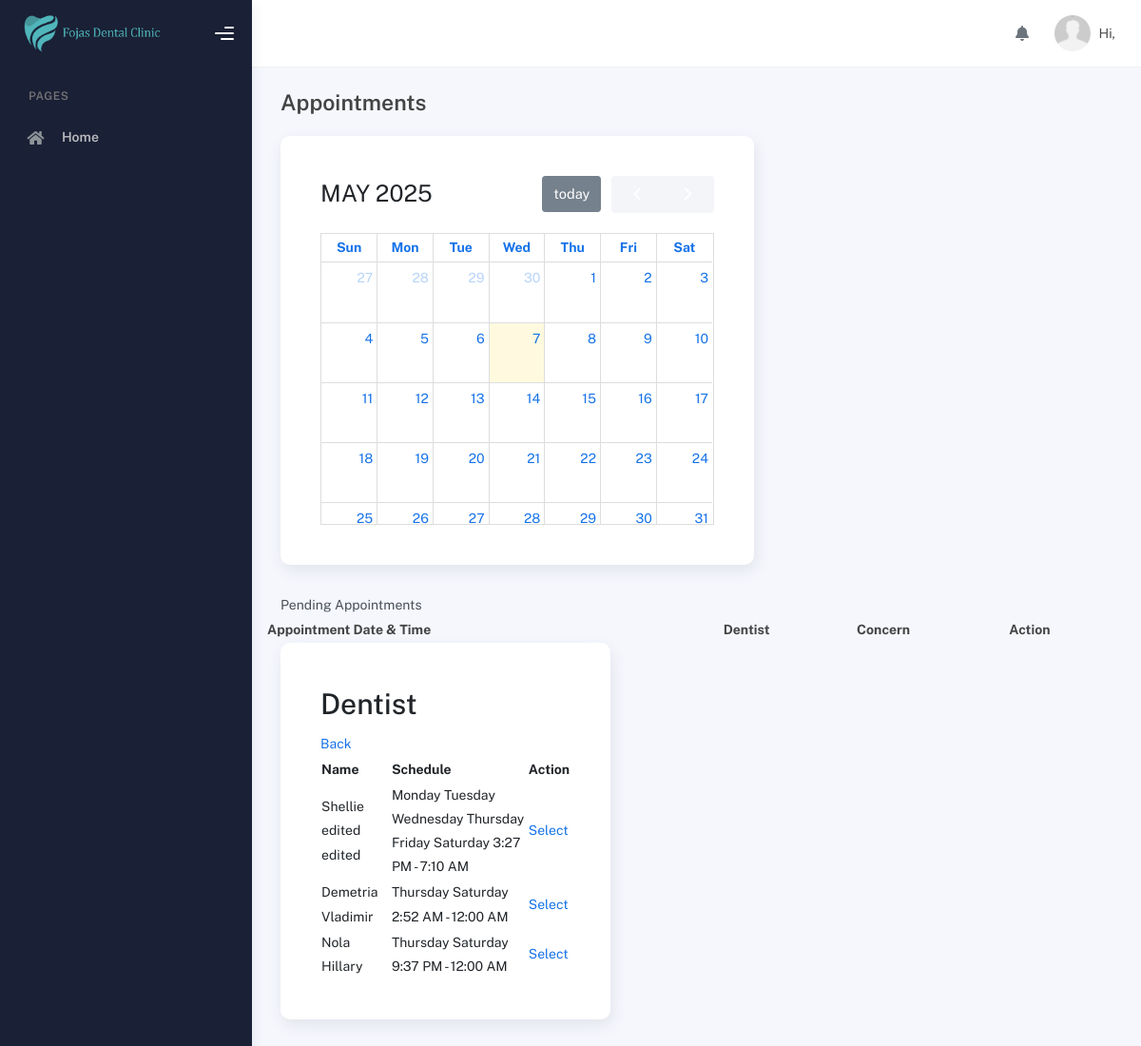
/modules/patients/appointments.php, run on an earlier commit of the app's database.
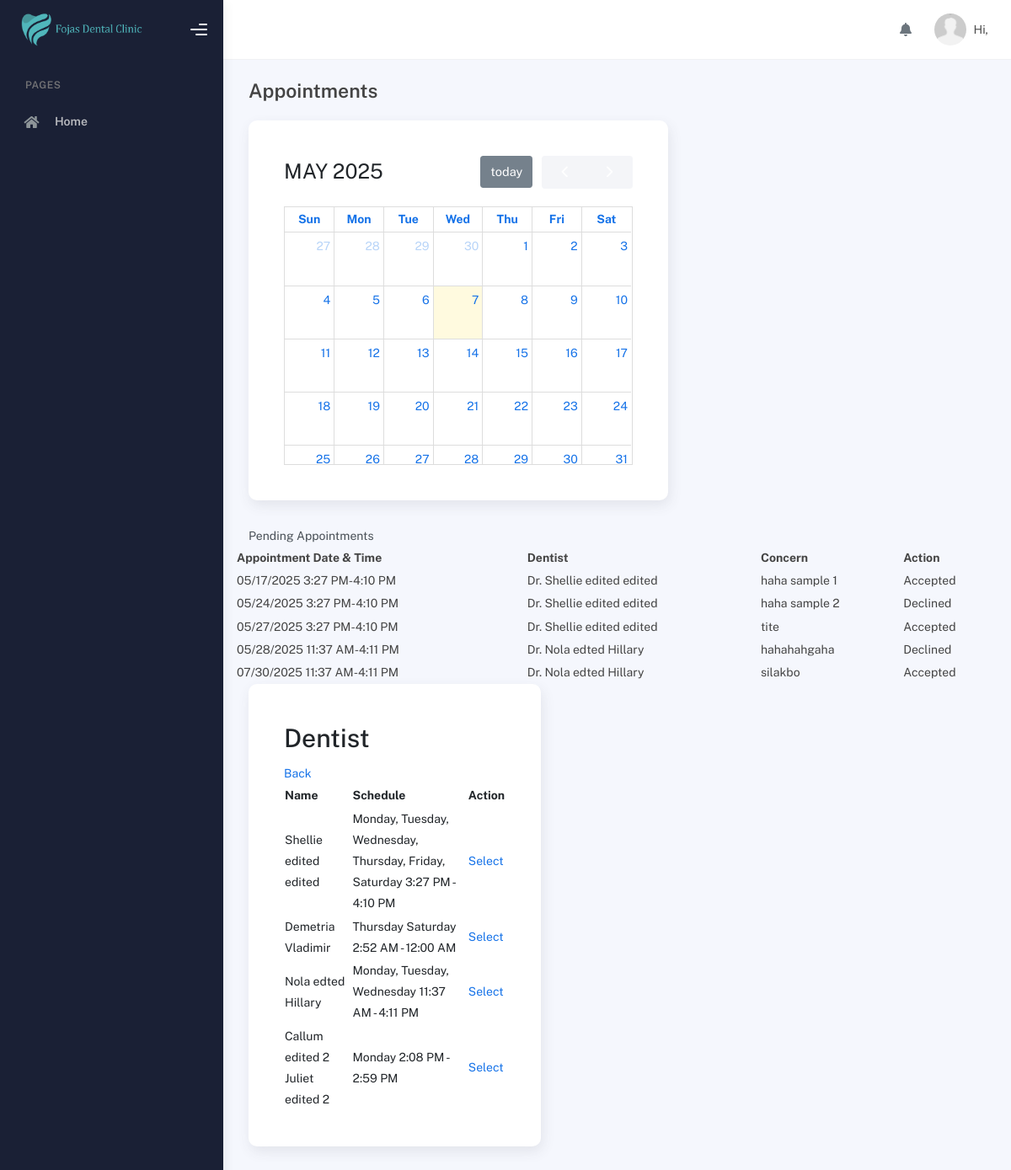
And on a later commit of the database.
### tables this page shows
CREATE TABLE `schedule` (
  `id` int(11) NOT NULL,
  `user_id` varchar(255) NOT NULL,
  `day` varchar(150) NOT NULL,
  `start_time` varchar(100) NOT NULL,
  `end_time` varchar(100) NOT NULL,
  `date_created` date NOT NULL,
  `date_updated` date NOT NULL
);

CREATE TABLE `users` (
  `id` int(11) NOT NULL,
  `user_id` varchar(100) NOT NULL,
  `role_id` int(11) NOT NULL,
  `first_name` varchar(250) NOT NULL,
  `middle_name` varchar(255) NOT NULL,
  `last_name` varchar(255) NOT NULL,
  `mobile_number` varchar(255) NOT NULL,
  `email` varchar(255) NOT NULL,
  `password` varchar(255) NOT NULL,
  `date_of_birth` date NOT NULL,
  `date_created` date NOT NULL,
  `date_updated` date NOT NULL,
  `token` varchar(255) DEFAULT NULL,
  `address` varchar(255) DEFAULT NULL
);

CREATE TABLE `appointments` (
  `id` int(11) NOT NULL,
  `user_id` int(11) NOT NULL,
  `user_id_patient` int(11) NOT NULL,
  `concern` varchar(255) NOT NULL,
  `confirmed` int(11) NOT NULL,
  `appointment_date` varchar(100) NOT NULL,
  `date_created` date NOT NULL,
  `date_updated` date NOT NULL
);

### modules/patients/appointments.php (the view, shortened to what the changed rows need)
<?php
include('../../connection/connection.php');
?>
<!DOCTYPE html>
<html lang="en">
<head>
    <?php include '../../includes/styles.php'; ?>
</head>
<body>
    <div class="wrapper">
      <div class="main-panel">
        <div class="container">
          <div class="page-inner">
            <div class="page-category">
                <div class="row">
                <table>
                    <tr>
                        <th>Appointment Date & Time</th>
                        <th>Dentist</th>
                        <th>Concern</th>
                        <th>Action</th>
                    </tr>
                    <?php
                        $query_appointments = "SELECT appointments.user_id, appointments.user_id_patient, appointments.concern, appointments.appointment_date, users.first_name, users.middle_name, users.last_name, schedule.start_time, schedule.end_time, appointments.confirmed
                        FROM appointments
                        LEFT JOIN users
                        ON
                        appointments.user_id = users.user_id
                        LEFT JOIN schedule
                        ON appointments.user_id = schedule.user_id";
                        $run_appointments = mysqli_query($conn,$query_appointments);
                        if(mysqli_num_rows($run_appointments) > 0){
                            foreach($run_appointments as $row_appointment){
                                ?>
                                <tr>
                                    <td><?php echo $row_appointment['appointment_date']. " " . date("g:i A",strtotime($row_appointment['start_time'])). "-". date("g:i A",strtotime($row_appointment['end_time']))?></td>
                                    <td>Dr. <?php echo $row_appointment['first_name'] . " " . $row_appointment['last_name']?></td>
                                <td><?php echo $row_appointment['concern']?></td>
                                <td>
                                    <?php
                                        $status = (int)$row_appointment['confirmed'];
                                        if ($status === 0) {
                                            ?>
                                            <form action="accepted.php" method="POST">
                                                <input type="submit" name="accept" value="Accept">
                                                <input type="hidden" name="appointment_date" value="<?php echo $row_appointment['appointment_date']?>">
                                            </form>
                                            <form action="declined.php" method="POST">
                                                <input type="submit" name="decline" value="Decline">
                                                <input type="hidden" name="appointment_date" value="<?php echo $row_appointment['appointment_date']?>">
                                            </form>
                                            <?php
                                        } elseif ($status === 1) {
                                            echo "Accepted";
                                        } elseif ($status === 2) {
                                            echo "Declined";
                                        }
                                    ?>
                                    </td>
                                </tr>
                                <?php
                            }
                        }
                    ?>
                </table>
                    <div class="col-lg-5">
                        <div class="card p-5">
                            <h1>Dentist</h1>
                            <form action="" method="POST">
                                <table>
                                    <tr>
                                        <th>Name</th>
                                        <th>Schedule</th>
                                        <th>Action</th>
                                    </tr>
                                    <?php
                                        $query_dentist = "SELECT users.user_id AS user_id, users.first_name AS first_name, users.middle_name AS middle_name, users.last_name AS last_name, users.mobile_number AS mobile_number, users.email AS email, schedule.user_id AS schedule_user_id, schedule.day AS day , schedule.start_time AS start_time , schedule.end_time AS end_time
                                        FROM
                                        users
                                        LEFT JOIN schedule
                                        ON users.user_id = schedule.user_id
                                        WHERE users.role_id = '3'";
                                        $run_dentist = mysqli_query($conn,$query_dentist);
                                        while($row_dentist = mysqli_fetch_assoc($run_dentist)){
                                            ?>
                                                <tr>
                                                    <td><?php echo $row_dentist['first_name']. " " . $row_dentist['last_name']?>
                                                    </td>
                                                    <td>
                                                        <?php
                                                            $start = date("g:i A", strtotime($row_dentist['start_time']));
                                                            $end = date("g:i A", strtotime($row_dentist['end_time']));
                                                            echo $row_dentist['day'] . " " . $start . " - " . $end;
                                                        ?>
                                                    </td>
                                                    <td>
                                                        <a href="select-dentist.php?user_id=<?php echo $row_dentist['user_id']?>">Select</a>
                                                    </td>
                                                </tr>
                                            <?php
                                        }
                                    ?>
                                </table>
                            </form>
                        </div>
                    </div>
                </div>
            </div>
          </div>
        </div>
      </div>
    </div>
</body>
</html>

What changed in the data, as far as the page shows it:
added appointments: appointment_date "05/17/2025", schedule.start_time "3:27 PM", schedule.end_time "4:10 PM", users.first_name "Shellie edited", users.last_name "edited", concern "haha sample 1", confirmed "Accepted"
added appointments: appointment_date "05/24/2025", schedule.start_time "3:27 PM", schedule.end_time "4:10 PM", users.first_name "Shellie edited", users.last_name "edited", concern "haha sample 2", confirmed "Declined"
added appointments: appointment_date "05/27/2025", schedule.start_time "3:27 PM", schedule.end_time "4:10 PM", users.first_name "Shellie edited", users.last_name "edited", concern "tite", confirmed "Accepted"
added appointments: appointment_date "05/28/2025", schedule.start_time "11:37 AM", schedule.end_time "4:11 PM", users.first_name "Nola edted", users.last_name "Hillary", concern "hahahahgaha", confirmed "Declined"
added appointments: appointment_date "07/30/2025", schedule.start_time "11:37 AM", schedule.end_time "4:11 PM", users.first_name "Nola edted", users.last_name "Hillary", concern "silakbo", confirmed "Accepted"
changed schedule "3:27 PM": day "Monday Tuesday Wednesday Thursday Friday Saturday" → "Monday, Tuesday, Wednesday, Thursday, Friday, Saturday"; end_time "7:10 AM" → "4:10 PM"
changed schedule "Hillary": users.first_name "Nola" → "Nola edted"; day "Thursday Saturday" → "Monday, Tuesday, Wednesday"; start_time "9:37 PM" → "11:37 AM"; end_time "12:00 AM" → "4:11 PM"
added schedule: users.first_name "Callum edited 2", users.last_name "Juliet edited 2", day "Monday", start_time "2:08 PM", end_time "2:59 PM"
